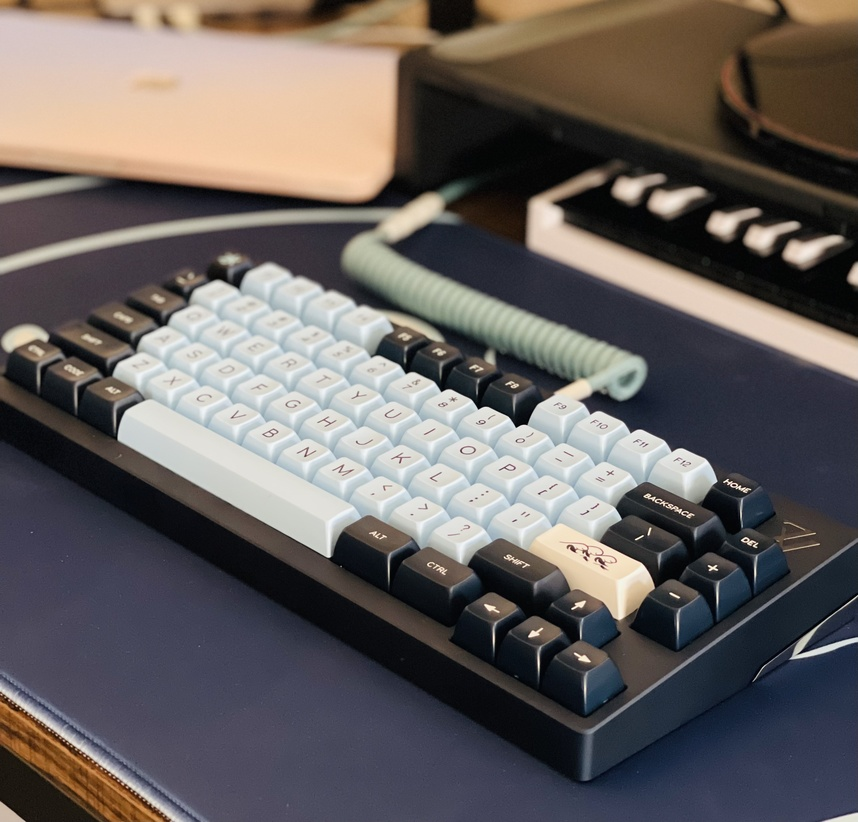
#> input picture Camera_Assets/7V.jpeg, 858 x 822 px, shrunk from 3023 x 2897 before the run
$ python openCV_practice_2.py
#> lines starting #> are read from the running program, lines starting #| are printed output that depends on the picture; after the words box and inside, x2 and y2 are one past the last pixel; in counts of white or black regions, pixels touching at a corner belong together
import random
from cv2 import cv2

# Create image variable
img = cv2.imread('Camera_Assets/7V.jpeg', -1)
#> img is the input picture: shape (822, 858, 3); mean B, G, R 95.1, 96.6, 102.4

# for loop to manipulate pixels in the image
for i in range(100):
    for j in range(img.shape[1]):
        img[i][j] = [random.randint(0, 255), random.randint(0, 255), random.randint(0, 255)]
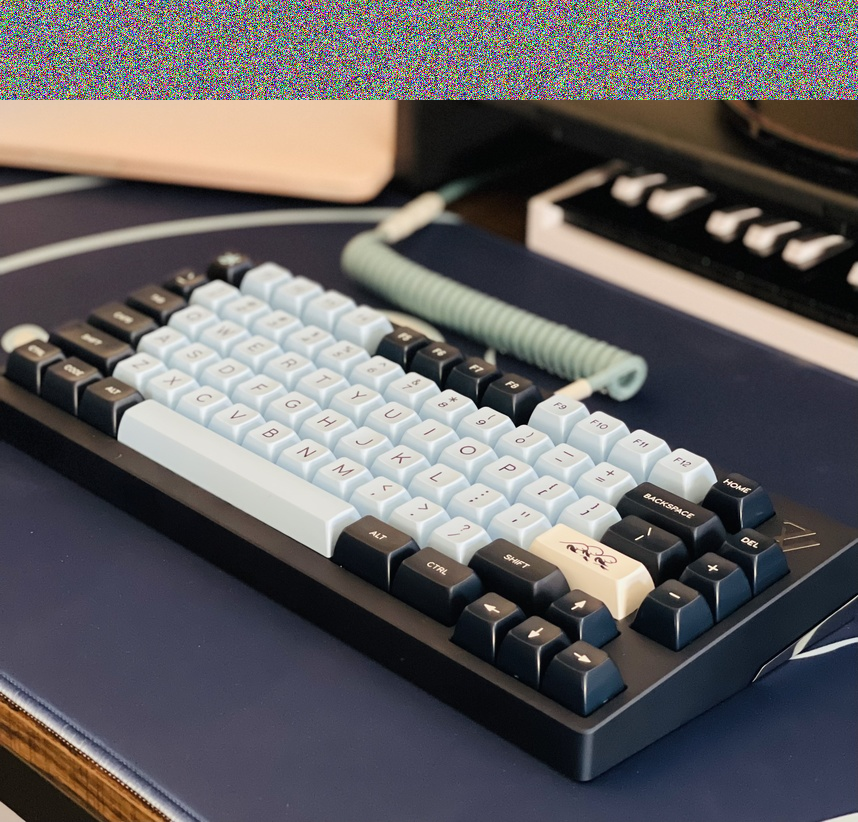
#> img: shape (822, 858, 3); 12.17% of pixels changed, all inside (x1, y1, x2, y2) = (0, 0, 858, 100)

# Copying part of the image, and pasting it elsewhere within the same image
# keyboard = img[500:600, 650:750]
# img[300:400, 550:650] = keyboard

cv2.imshow('Image', img)
cv2.waitKey(0)
cv2.destroyAllWindows()
